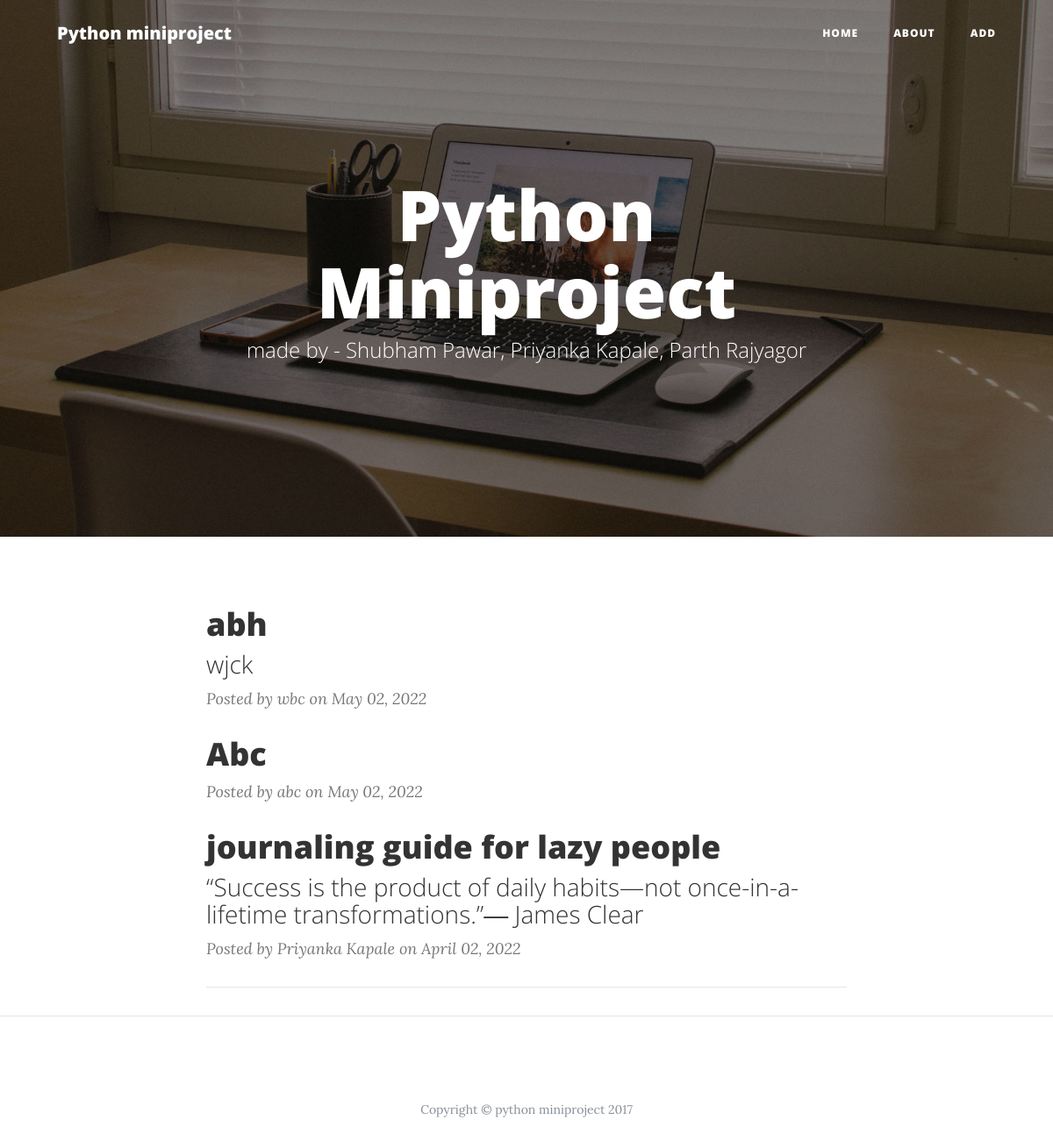
The page / on the database its author committed.
### app.py (models this page shows)
class Blogpost(db.Model):
    id = db.Column(db.Integer, primary_key=True)
    title = db.Column(db.String(50))
    subtitle = db.Column(db.String(50))
    author = db.Column(db.String(20))
    date_posted = db.Column(db.DateTime)
    content = db.Column(db.Text)

### app.py (the view)
@app.route('/')
def index():
    posts = Blogpost.query.order_by(Blogpost.date_posted.desc()).all()
    return render_template('index.html', posts=posts)

### templates/index.html (shortened to what this page needs)
<!DOCTYPE html>
<html lang="en">
  <head>
    <link href="{{ url_for('static', filename='bootstrap.min.css') }}" rel="stylesheet">
    <link href="{{ url_for('static', filename='font-awesome.min.css') }}" rel="stylesheet" type="text/css">
    <link href="{{ url_for('static', filename='clean-blog.min.css') }}" rel="stylesheet">
  </head>
  <body>
    <nav class="navbar navbar-expand-lg navbar-light fixed-top" id="mainNav">
      <div class="container">
        <a class="navbar-brand" href="{{ url_for('index') }}">Python miniproject</a>
        <div class="collapse navbar-collapse" id="navbarResponsive">
          <ul class="navbar-nav ml-auto">
            <li class="nav-item">
              <a class="nav-link" href="{{ url_for('index') }}">Home</a>
            </li>
            <li class="nav-item">
              <a class="nav-link" href="{{ url_for('about') }}">About</a>
            </li>
            <li class="nav-item">
              <a class="nav-link" href="{{ url_for('add') }}">Add</a>
            </li>
          </ul>
        </div>
      </div>
    </nav>
    <header class="masthead" style="background-image: url('{{ url_for('static', filename='home-bg.jpg') }}')">
      <div class="container">
        <div class="row">
          <div class="col-lg-8 col-md-10 mx-auto">
            <div class="site-heading">
              <h1>Python Miniproject</h1>
              <span class="subheading">made by - Shubham Pawar, Priyanka Kapale, Parth Rajyagor</span>
            </div>
          </div>
        </div>
      </div>
    </header>
    <div class="container">
      <div class="row">
        <div class="col-lg-8 col-md-10 mx-auto">
        {% for post in posts %}
          <div class="post-preview">
            <a href="{{ url_for('post', post_id=post.id) }}">
              <h2 class="post-title">
                {{ post.title }}
              </h2>
              <h3 class="post-subtitle">
                {{ post.subtitle }}
              </h3>
            </a>
            <p class="post-meta">Posted by {{ post.author }} on {{ post.date_posted.strftime('%B %d, %Y') }}</p>
          </div>
          {% endfor %}
          <hr>
        </div>
      </div>
    </div>
    <hr>
    <footer>
      <div class="container">
        <div class="row">
          <div class="col-lg-8 col-md-10 mx-auto">
            <p class="copyright text-muted">Copyright &copy; python miniproject 2017</p>
          </div>
        </div>
      </div>
    </footer>
  </body>
</html>

### rows shown on the page
Blogpost: title "abh", subtitle "wjck", author "wbc", date_posted "May 02, 2022"
Blogpost: title "Abc", author "abc", date_posted "May 02, 2022"
Blogpost: title "journaling guide for lazy people", subtitle "“Success is the product of daily habits—not once-in-a-lifetime transformations.”― James Clear", author "Priyanka Kapale", date_posted "April 02, 2022"
